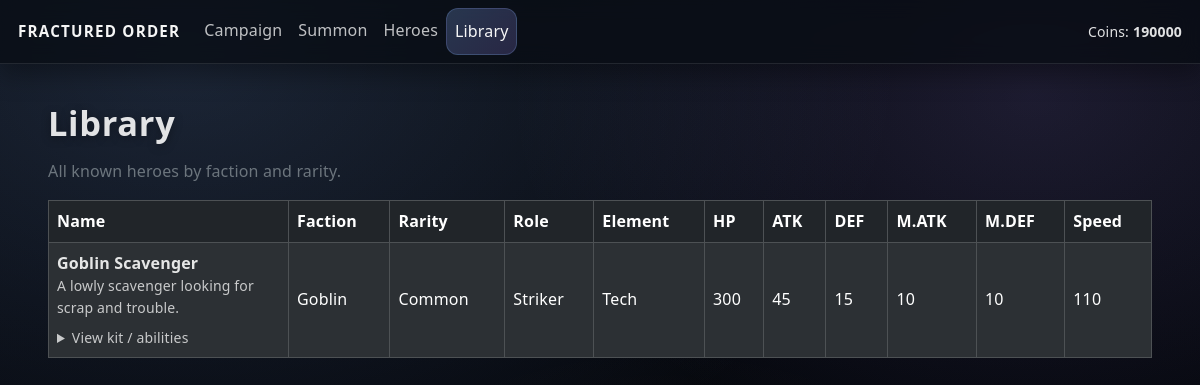
/library/, run on the app's committed database.
### FO_game/models.py (models this page shows, shortened)
class PlayerProfile(models.Model):
    user = models.OneToOneField(User, on_delete=models.CASCADE)
    coins = models.BigIntegerField(default=200000)

class HeroBase(models.Model):
    RARITY_CHOICES = [
        ('Common', 'Common'),
        ('Uncommon', 'Uncommon'),
        ('Rare', 'Rare'),
        ('Epic', 'Epic'),
        ('Legendary', 'Legendary'),
    ]
    ELEMENT_CHOICES = [
        ('Magic', 'Magic'),
        ('Spirit', 'Spirit'),
        ('Force', 'Force'),
        ('Void', 'Void'),
        ('Tech', 'Tech'),
        ('Fire', 'Fire'),
    ]
    FACTION_CHOICES = [
        ('Undead', 'Undead'),
        ('Goblin', 'Goblin'),
        ('Wild', 'Wild'),  # you also have Wild in your TS data
    ]
    name = models.CharField(max_length=100, unique=True)
    rarity = models.CharField(max_length=20, choices=RARITY_CHOICES)
    element = models.CharField(max_length=20, choices=ELEMENT_CHOICES)
    faction = models.CharField(max_length=20, choices=FACTION_CHOICES)
    role = models.CharField(max_length=20)
    description = models.TextField()
    base_hp = models.IntegerField()
    base_atk = models.IntegerField()
    base_def = models.IntegerField()
    base_matk = models.IntegerField()
    base_mdef = models.IntegerField()
    base_speed = models.IntegerField()
    growth_hp = models.IntegerField()
    growth_atk = models.IntegerField()
    growth_def = models.IntegerField()
    growth_matk = models.IntegerField()
    growth_mdef = models.IntegerField()
    growth_speed = models.IntegerField()
    portrait = models.ForeignKey(AssetImage, null=True, blank=True, on_delete=models.SET_NULL, related_name="hero_portraits")
    background = models.ForeignKey(AssetImage, null=True, blank=True, on_delete=models.SET_NULL, related_name="hero_backgrounds")
    base_idle_sheet = models.ForeignKey(SpriteSheet, null=True, blank=True, on_delete=models.SET_NULL, related_name="hero_idle_sheets")

### FO_game/views.py (the view)
# urls.py: path("library/", views.library_view, name="library"),
def library_view(request):
    profile = get_current_profile(request)
    heroes = HeroBase.objects.all().order_by("faction", "rarity", "name")
    hero_rows = []
    for hb in heroes:
        kit = get_kit_for(hb)
        hero_rows.append({
            "hero": hb,
            "abilities": [ab.describe() for ab in kit],
        })
    return render(request, "FO_game/library.html", {
        "active_tab": "library",
        "profile": profile,
        "hero_rows": hero_rows,
    })

### FO_game/engine/kits.py (called while the page is built)
def get_kit_for(hero_base) -> list[Ability]:
    if hero_base.faction == "Undead":
        return [UndeadResilience()]
    if hero_base.faction == "Wild":
        return [BackRowChannel()]
    return []

### FO_game/views.py (called while the page is built)
def get_current_profile(request):
    if request.user.is_authenticated:
        profile, _ = PlayerProfile.objects.get_or_create(user=request.user)
        return profile
    user = User.objects.first()
    if not user:
        return None
    profile, _ = PlayerProfile.objects.get_or_create(user=user)
    return profile

### FO_game/templates/FO_game/library.html (shortened to what this page needs)
{% extends "FO_game/base.html" %}
{% block content %}
<h1 class="mb-3">Library</h1>
<p class="text-secondary">All known heroes by faction and rarity.</p>
<table class="table table-dark table-striped table-bordered align-middle">
  <thead>
    <tr>
      <th style="width: 240px;">Name</th>
      <th>Faction</th>
      <th>Rarity</th>
      <th>Role</th>
      <th>Element</th>
      <th>HP</th>
      <th>ATK</th>
      <th>DEF</th>
      <th>M.ATK</th>
      <th>M.DEF</th>
      <th>Speed</th>
    </tr>
  </thead>
  <tbody>
  {% for row in hero_rows %}
    {% with hero=row.hero %}
    <tr>
      <td>
        <div class="fw-bold">{{ hero.name }}</div>
        <div class="text-secondary small">{{ hero.description }}</div>
        <details class="mt-2">
          <summary class="small text-info">View kit / abilities</summary>
        </details>
      </td>
      <td>{{ hero.faction }}</td>
      <td>{{ hero.rarity }}</td>
      <td>{{ hero.role }}</td>
      <td>{{ hero.element }}</td>
      <td>{{ hero.base_hp }}</td>
      <td>{{ hero.base_atk }}</td>
      <td>{{ hero.base_def }}</td>
      <td>{{ hero.base_matk }}</td>
      <td>{{ hero.base_mdef }}</td>
      <td>{{ hero.base_speed }}</td>
    </tr>
    {% endwith %}
  {% empty %}
    <tr>
      <td colspan="11" class="text-center text-muted">
        No heroes found. Did you run the seeding command?
      </td>
    </tr>
  {% endfor %}
  </tbody>
</table>
{% endblock %}

### FO_game/templates/FO_game/base.html (shortened to what this page needs)
<!DOCTYPE html>
<html lang="en">
<head>
    {% load static %}
    <link
        href="https://cdn.jsdelivr.net/npm/bootstrap@5.3.3/dist/css/bootstrap.min.css"
        rel="stylesheet"
    >
    <link rel="stylesheet" href="{% static 'FO_game/app.css' %}">
</head>
<body>
<nav class="navbar navbar-expand-lg navbar-dark bg-dark">
  <div class="container-fluid">
    <a class="navbar-brand fw-bold" href="{% url 'home' %}">Fractured Order</a>
    <div class="collapse navbar-collapse" id="mainNav">
      <ul class="navbar-nav me-auto mb-2 mb-lg-0">
        <li class="nav-item">
          <a class="nav-link {% if active_tab == 'campaign' %}active{% endif %}"
             href="{% url 'campaign' %}">Campaign</a>
        </li>
        <li class="nav-item">
          <a class="nav-link {% if active_tab == 'summon' %}active{% endif %}"
             href="{% url 'summon' %}">Summon</a>
        </li>
        <li class="nav-item">
          <a class="nav-link {% if active_tab == 'heroes' %}active{% endif %}"
             href="{% url 'heroes' %}">Heroes</a>
        </li>
        <li class="nav-item">
          <a class="nav-link {% if active_tab == 'library' %}active{% endif %}"
             href="{% url 'library' %}">Library</a>
        </li>
      </ul>
      <div class="d-flex align-items-center text-light small">
        {% if profile %}
          <span class="me-1">Coins:</span>
          <span class="fw-bold">{{ profile.coins }}</span>
        {% else %}
          <span class="text-muted">No profile</span>
        {% endif %}
      </div>
    </div>
  </div>
</nav>
<main class="container py-4">
  {% block content %}{% endblock %}
</main>
</body>
</html>

### FO_game/static/FO_game/app.css (style rules this page uses)
:root { --bg-0: #070a10; --bg-1: #0b1018; --panel: rgba(18, 24, 34, 0.92); --panel-2: rgba(24, 32, 46, 0.92); --line-1: rgba(255,255,255,0.10); --line-2: rgba(255,255,255,0.16); --line-3: rgba(120,160,255,0.34); --text-0: rgba(255,255,255,0.96); --text-1: rgba(255,255,255,0.88); --text-2: rgba(255,255,255,0.74); --text-3: rgba(255,255,255,0.60); --accent: #89b6ff; --accent-2: #a78bfa; --gold: #ffd27a; --ok: #44e2c4; --danger: #ff5a7a; --shadow-1: 0 12px 30px rgba(0,0,0,0.52); --shadow-2: 0 20px 55px rgba(0,0,0,0.62); --radius: 14px; --radius-sm: 12px; --focus: 0 0 0 3px rgba(137,182,255,0.30); }
html, body { height: 100%; }
body { background: radial-gradient(1200px 800px at 15% 8%, rgba(137,182,255,0.16), transparent 60%), radial-gradient(900px 650px at 86% 12%, rgba(167,139,250,0.14), transparent 58%), radial-gradient(750px 650px at 55% 92%, rgba(255,210,122,0.08), transparent 60%), linear-gradient(180deg, var(--bg-0), #04060c 75%, #02030a); color: var(--text-1); font-family: system-ui, -apple-system, BlinkMacSystemFont, "Segoe UI", Roboto, sans-serif; line-height: 1.55; letter-spacing: 0.01em; -webkit-font-smoothing: antialiased; text-rendering: optimizeLegibility; overflow-x: hidden; }
p, li, td, th, label, div, span { color: var(--text-1); }
a { color: var(--accent); text-decoration: none; }
.container, .container-fluid { padding-left: 18px; padding-right: 18px; }
.navbar.bg-dark { background: rgba(8, 12, 18, 0.72) !important; backdrop-filter: blur(10px); border-bottom: 1px solid var(--line-1); box-shadow: 0 10px 26px rgba(0,0,0,0.35); }
.navbar .navbar-brand { color: var(--text-0) !important; font-weight: 800; letter-spacing: 0.08em; text-transform: uppercase; font-size: 0.95rem; }
.navbar .nav-link { color: var(--text-2) !important; padding: 10px 12px; border-radius: 12px; transition: background 0.18s ease, color 0.18s ease, transform 0.18s ease; }
.navbar .nav-link.active, .navbar .nav-link[aria-current="page"] { color: var(--text-0) !important; background: linear-gradient(135deg, rgba(137,182,255,0.24), rgba(167,139,250,0.20)); border: 1px solid rgba(137,182,255,0.22); }
h1, h2, h3, h4 { color: var(--text-0); letter-spacing: 0.02em; }
h1 { font-weight: 900; font-size: 2.15rem; margin: 14px 0 18px; text-shadow: 0 2px 10px rgba(0,0,0,0.35); }
.small, small { color: var(--text-2) !important; }
main, main * { color: var(--text-1); }

### data on the page
PlayerProfile: coins "190000"
HeroBase: hero.name "Goblin Scavenger", hero.description "A lowly scavenger looking for scrap and trouble.", hero.faction "Goblin", hero.rarity "Common", hero.role "Striker", hero.element "Tech", hero.base_hp "300", hero.base_atk "45", hero.base_def "15", hero.base_matk "10", hero.base_mdef "10", hero.base_speed "110"
